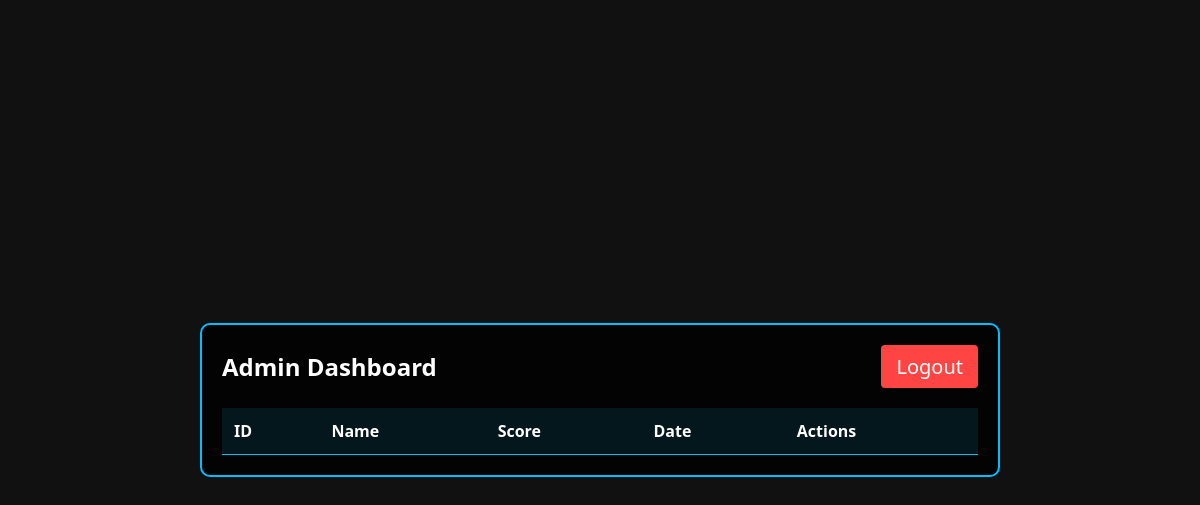
/admin/dashboard (signed in), run on an earlier commit of the app's database.
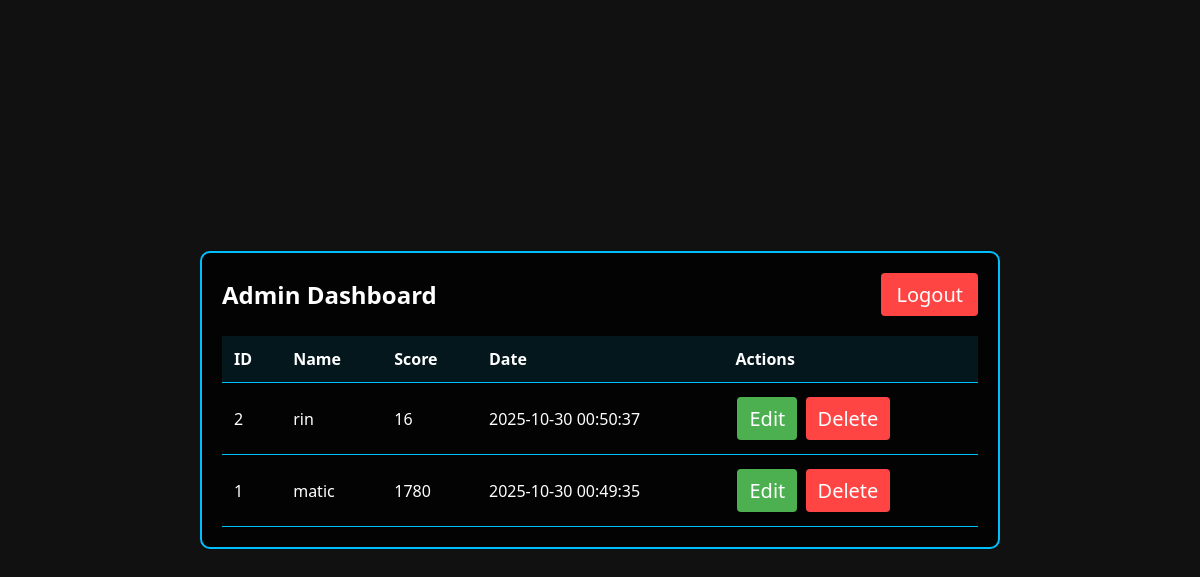
And on a later commit of the database.
### app.py (models this page shows)
class Score(db.Model):
    id = db.Column(db.Integer, primary_key=True)
    name = db.Column(db.String(50), nullable=False)
    score = db.Column(db.Integer, nullable=False)
    date = db.Column(db.DateTime, nullable=False, default=datetime.utcnow)

### app.py (the view)
@app.route('/admin/dashboard')
@admin_required
def admin_dashboard():
    scores = Score.query.order_by(Score.date.desc()).all()
    return render_template('admin/dashboard.html', scores=scores)

### app.py (called while the page is built)
def admin_required(f):
    @wraps(f)
    def decorated_function(*args, **kwargs):
        if 'admin_logged_in' not in session:
            flash('Please log in first!')
            return redirect(url_for('admin_login'))
        return f(*args, **kwargs)
    return decorated_function

### templates/admin/dashboard.html (shortened to what this page needs)
<!DOCTYPE html>
<html lang="en">
<head>
    <link rel="stylesheet" href="{{ url_for('static', filename='/css/style.css') }}">
</head>
<body>
    <div class="admin-dashboard">
        <div class="admin-header">
            <h2>Admin Dashboard</h2>
            <a href="{{ url_for('admin_logout') }}">Logout</a>
        </div>
        <div class="table-container">
            <table>
                <thead>
                    <tr>
                        <th>ID</th>
                        <th>Name</th>
                        <th>Score</th>
                        <th>Date</th>
                        <th>Actions</th>
                    </tr>
                </thead>
                <tbody>
                    {% for score in scores %}
                    <tr>
                        <td>{{ score.id }}</td>
                        <td>{{ score.name }}</td>
                        <td>{{ score.score }}</td>
                        <td>{{ score.date.strftime('%Y-%m-%d %H:%M:%S') }}</td>
                        <td class="actions">
                            <a href="{{ url_for('edit_score', id=score.id) }}" class="edit">Edit</a>
                            <a href="{{ url_for('delete_score', id=score.id) }}" class="delete" onclick="return confirm('Are you sure you want to delete this score?')">Delete</a>
                        </td>
                    </tr>
                    {% endfor %}
                </tbody>
            </table>
        </div>
    </div>
</body>
</html>

### static/css/style.css (style rules this page uses)
:root { --primary-color: #00bfff; --background-color: #111; --surface-color: #222; --text-color: #fff; --border-color: #fff; --hover-color: #0099cc; --padding-large: 2rem; --padding-medium: 1rem; --padding-small: 0.5rem; --border-radius: 10px; --game-width: 800px; --game-height: 500px; }
* { margin: 0; padding: 0; box-sizing: border-box; }
body { text-align: center; background: var(--background-color); color: var(--text-color); font-family: system-ui, -apple-system, sans-serif; min-height: 100vh; display: flex; flex-direction: column; justify-content: center; align-items: center; padding: var(--padding-medium); }
a { color: var(--primary-color); text-decoration: none; font-size: 1.25rem; transition: color 0.3s ease; }
@media (min-width: 1024px) and (max-width: 1439px) { :root { --game-width: 800px; --game-height: 500px; } }

### templates/admin/dashboard.html (style rules this page uses)
.admin-dashboard { max-width: 800px; margin: 20px auto; padding: 20px; background: rgba(0, 0, 0, 0.8); border-radius: 10px; border: 2px solid #00bfff; width: 95%; box-sizing: border-box; overflow-x: auto; }
.admin-header { display: flex; justify-content: space-between; align-items: center; margin-bottom: 20px; }
.admin-header a { padding: 8px 15px; background: #ff4444; color: white; text-decoration: none; border-radius: 4px; }
.table-container { overflow-x: auto; margin-top: 20px; }
table { width: 100%; border-collapse: collapse; min-width: 600px; }
th, td { padding: 12px; text-align: left; border-bottom: 1px solid #00bfff; }
th { background: rgba(0, 191, 255, 0.1); white-space: nowrap; }
.actions { white-space: nowrap; }
.actions a { display: inline-block; margin: 2px; padding: 8px 12px; border-radius: 4px; text-decoration: none; text-align: center; min-width: 60px; }
.edit { background: #4CAF50; color: white; }
.delete { background: #ff4444; color: white; }

What changed in the data, as far as the page shows it:
added Score: id "2", name "rin", score "16", date "2025-10-30 00:50:37"
added Score: id "1", name "matic", score "1780", date "2025-10-30 00:49:35"
